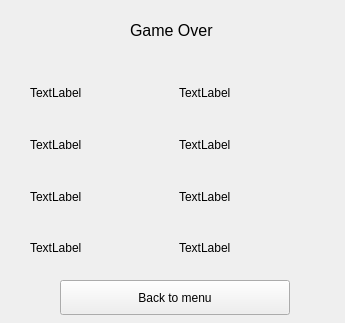
<?xml version="1.0" encoding="UTF-8"?>
<ui version="4.0">
 <class>Form</class>
 <widget class="QWidget" name="Form">
  <property name="geometry">
   <rect>
    <x>0</x>
    <y>0</y>
    <width>345</width>
    <height>323</height>
   </rect>
  </property>
  <property name="windowTitle">
   <string>Form</string>
  </property>
  <property name="styleSheet">
   <string notr="true">background-color:&quot;lightgreen&quot;
</string>
  </property>
  <widget class="QLabel" name="ladelabel">
   <property name="geometry">
    <rect>
     <x>130</x>
     <y>10</y>
     <width>111</width>
     <height>41</height>
    </rect>
   </property>
   <property name="font">
    <font>
     <pointsize>12</pointsize>
    </font>
   </property>
   <property name="text">
    <string>Game Over</string>
   </property>
  </widget>
  <widget class="QWidget" name="gridLayoutWidget">
   <property name="geometry">
    <rect>
     <x>30</x>
     <y>70</y>
     <width>291</width>
     <height>201</height>
    </rect>
   </property>
   <layout class="QGridLayout" name="gridLayout">
    <item row="1" column="0">
     <widget class="QLabel" name="secondPnamelabel">
      <property name="text">
       <string>TextLabel</string>
      </property>
     </widget>
    </item>
    <item row="2" column="0">
     <widget class="QLabel" name="thirdPnamelabel">
      <property name="text">
       <string>TextLabel</string>
      </property>
     </widget>
    </item>
    <item row="0" column="0">
     <widget class="QLabel" name="firstPnamelabel">
      <property name="text">
       <string>TextLabel</string>
      </property>
     </widget>
    </item>
    <item row="3" column="0">
     <widget class="QLabel" name="fourthPnamelabel">
      <property name="text">
       <string>TextLabel</string>
      </property>
     </widget>
    </item>
    <item row="0" column="1">
     <widget class="QLabel" name="firstPscorelabel">
      <property name="text">
       <string>TextLabel</string>
      </property>
     </widget>
    </item>
    <item row="1" column="1">
     <widget class="QLabel" name="secondPscorelabel">
      <property name="text">
       <string>TextLabel</string>
      </property>
     </widget>
    </item>
    <item row="2" column="1">
     <widget class="QLabel" name="thirdPscorelabel">
      <property name="text">
       <string>TextLabel</string>
      </property>
     </widget>
    </item>
    <item row="3" column="1">
     <widget class="QLabel" name="fourthPscorelabel">
      <property name="text">
       <string>TextLabel</string>
      </property>
     </widget>
    </item>
   </layout>
  </widget>
  <widget class="QPushButton" name="backButton">
   <property name="geometry">
    <rect>
     <x>60</x>
     <y>280</y>
     <width>230</width>
     <height>35</height>
    </rect>
   </property>
   <property name="sizePolicy">
    <sizepolicy hsizetype="Fixed" vsizetype="Fixed">
     <horstretch>0</horstretch>
     <verstretch>0</verstretch>
    </sizepolicy>
   </property>
   <property name="minimumSize">
    <size>
     <width>230</width>
     <height>35</height>
    </size>
   </property>
   <property name="maximumSize">
    <size>
     <width>230</width>
     <height>35</height>
    </size>
   </property>
   <property name="layoutDirection">
    <enum>Qt::LeftToRight</enum>
   </property>
   <property name="styleSheet">
    <string notr="true">background-color:&quot;lightblue&quot;
</string>
   </property>
   <property name="text">
    <string>Back to menu</string>
   </property>
   <property name="autoDefault">
    <bool>false</bool>
   </property>
  </widget>
 </widget>
 <resources/>
 <connections/>
</ui>
